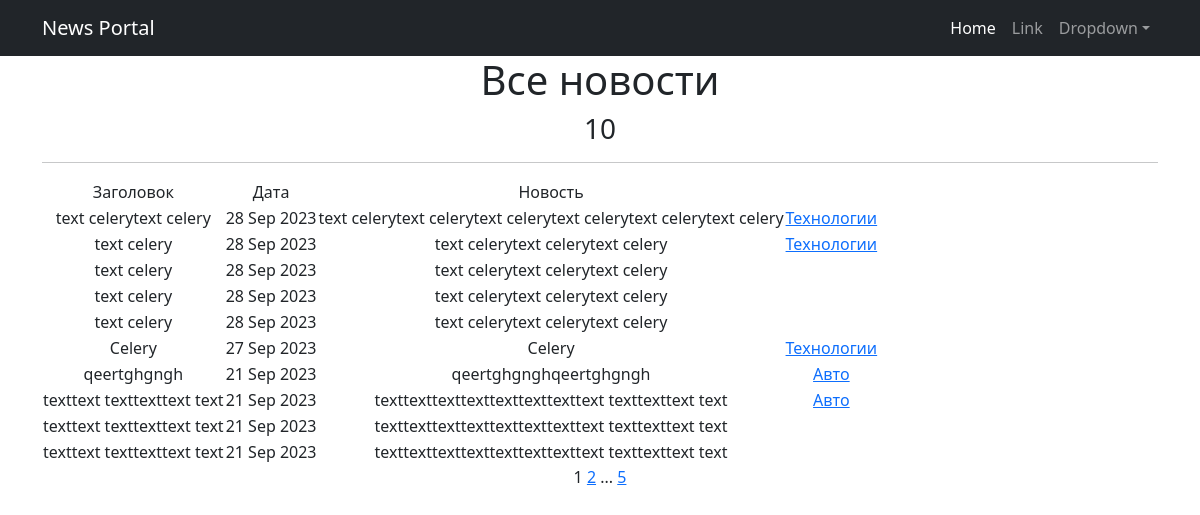
The page /news/ on the database as committed earlier.
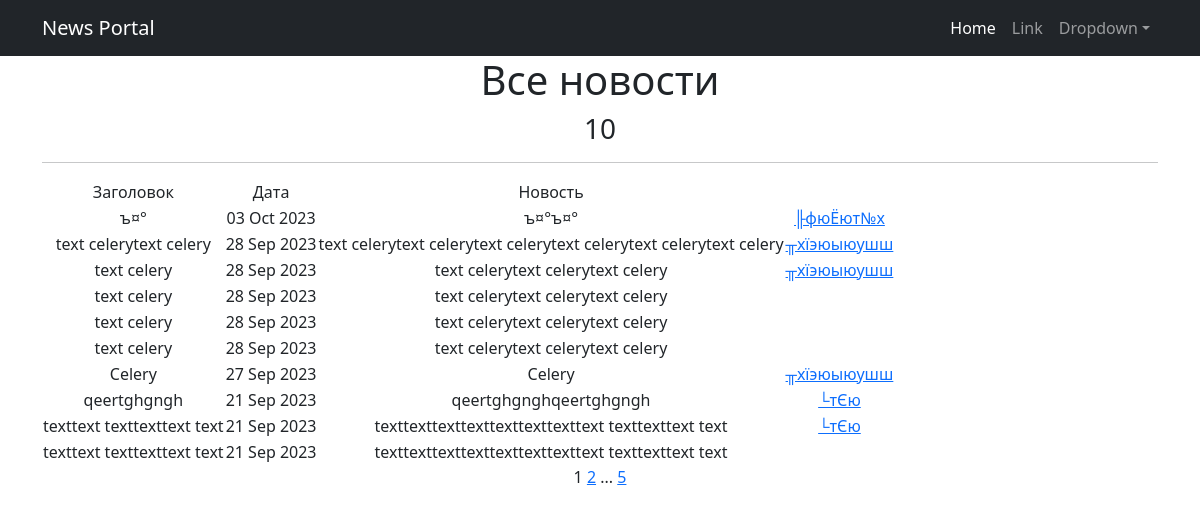
The same page on the database as committed later.
### news/models.py (models this page shows, shortened)
class Post(models.Model):
    author = models.ForeignKey(Author, on_delete=models.CASCADE)
    NEWS = 'NW'
    ARTICL = 'AR'
    CATEGORY_CHOICES = (
        (NEWS, 'Новость'),
        (ARTICL, 'Статья'),
    )
    categoryType = models.CharField(max_length=2, choices=CATEGORY_CHOICES, default=ARTICL)
    dateCreation = models.DateTimeField(auto_now_add=True)
    postCategory = models.ManyToManyField(Category, through='PostCategory')
    title = models.CharField(max_length=128)
    text = models.TextField()
    rating = models.SmallIntegerField(default=0)

class Category(models.Model):
    name = models.CharField(max_length=64, unique=True)
    subscribers = models.ManyToManyField(User, related_name='categories')
    def __str__(self):
        return f'{self.name}'

### news/views.py (the view)
# urls.py: path('', cache_page(60)(NewsList.as_view()), name='news_list'),
class NewsList(ListView):
    model = Post
    ordering = '-dateCreation'
    template_name = 'posts.html'
    context_object_name = 'posts'
    paginate_by = 10

### news/templatetags/custom_filters.py (called while the page is built)
@register.filter()
def censor(sentence):
    text = sentence.split()
    for i, word in enumerate(text):
        if word in bad_words:
            text[i] = word[0] + '***'
    return ' '.join(text)

### news/templatetags/custom_tags.py (called while the page is built)
@register.simple_tag(takes_context=True)
def url_replace(context, **kwargs):
   d = context['request'].GET.copy()
   for k, v in kwargs.items():
       d[k] = v
   return d.urlencode()

### templates/posts.html (shortened to what this page needs)
{% extends 'flatpages/default.html' %}
{% load custom_filters %}
{% load custom_tags %}
{% block content %}
   <h1>Все новости</h1>
   <h3>{{ posts|length }}</h3>
   <hr>
       <table>
           <tr>
               <td>Заголовок</td>
               <td>Дата</td>
               <td>Новость</td>
           </tr>
           {% for post in posts %}
           <tr>
               <td>{{ post.title|censor }}</td>
               <td>{{ post.dateCreation|date:'d M Y' }}</td>
               <td>{{ post.text|truncatewords:20|censor }}</td>
               {% load cache %}
                    {% cache 30 sidebar %}
               <td>
                   {% for category in post.postCategory.all %}
                   <a href="{% url 'category_list' category.id %}">{{ category }}</a>
                   {% endfor %}
               </td>
               <td>
               </td>
                    {% endcache %}
           </tr>
           {% endfor %}
       </table>
   {{ page_obj.number }}
   {% if page_obj.has_next %}
       <a href="?{% url_replace page=page_obj.next_page_number %}">{{ page_obj.next_page_number }}</a>
       {% if paginator.num_pages != page_obj.next_page_number %}
           ...
           <a href="?{% url_replace page=page_obj.paginator.num_pages %}">{{ page_obj.paginator.num_pages }}</a>
       {% endif %}
   {% endif %}
{% endblock content %}

Rows that differ between the two databases and show on the page:
no longer on this page (row edited): Post: title|censor "texttext texttexttext text", dateCreation "21 Sep 2023", text|censor "texttexttexttexttexttexttexttext texttexttext text"
added Post: title|censor "ъ¤°", dateCreation "03 Oct 2023", text|censor "ъ¤°ъ¤°"
now on this page (row edited): Category: name "╟фюЁют№х", shown under "ъ¤°"
changed Category: name "Технологии" → "╥хїэюыюушш"
changed Category: name "Авто" → "└тЄю"
